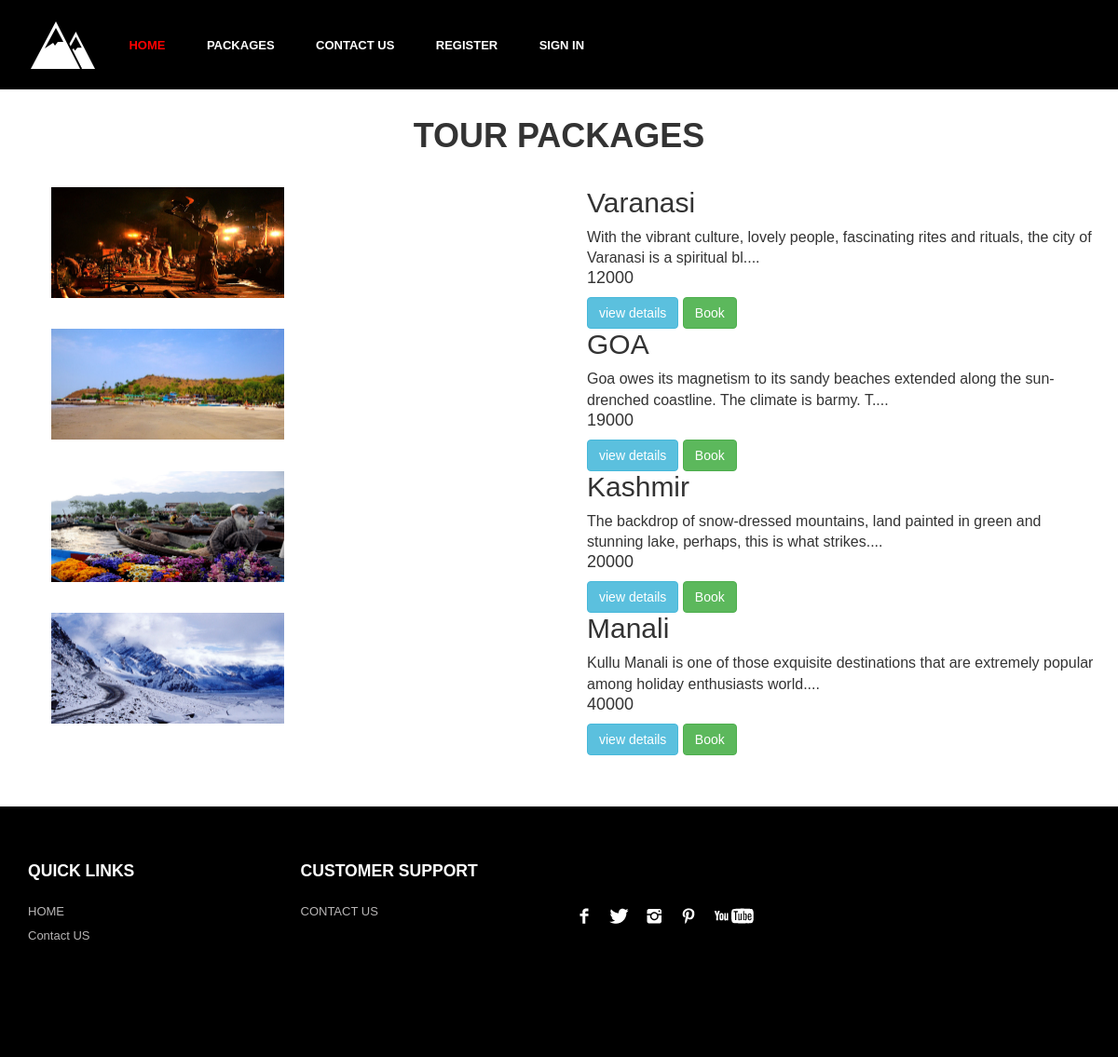
Page /packages/ on the committed database.
### myapp/models.py (models this page shows, shortened)
class Package(models.Model):
    title = models.CharField(max_length=100, null=True)
    description = models.TextField( null=True)
    image = models.ImageField(upload_to='package_image',null=True)
    price = models.IntegerField(null=True)
    summary = models.TextField(blank=True, null=True)

### myapp/views.py (the view)
# urls.py: path('packages/', packages, name='packages'),
def packages(request):
    packages = Package.objects.all()
    context = {'packages':packages}
    return render(request, 'package.html', context)

### myapp/templates/package.html (shortened to what this page needs)
<!DOCTYPE HTML>
<html>
<head>
	{% load static %}
	<link rel="stylesheet" href="https://maxcdn.bootstrapcdn.com/bootstrap/3.4.0/css/bootstrap.min.css">
<link href="{% static 'css/bootstrap.css' %}" rel='stylesheet' type='text/css' />
<link href="{% static 'css/style.css' %}" rel='stylesheet' type='text/css' />
<link href="{% static 'css/style1.css' %}" rel='stylesheet' type='text/css' />
<link rel="stylesheet" href="https://use.fontawesome.com/releases/v5.7.0/css/all.css">
<link rel="stylesheet" href="{% static 'css/fwslider.css' %}" media="all">
</head>
<body>
	{% include '!navbar.html'  %}
<section id="table" style="padding:30px">
<h1 style="text-align:center"> <b>TOUR PACKAGES</b></h1>
<div class="container" style="padding:25px">
    <div class="row ">
         {% for package in packages %}
        <div class="col-md-6 mb-5">
            <img src="{{package.image.url}}" alt="" style="width:250px; height:auto;">
        </div>
        <div class="col-md-6">
            <h2>{{ package.title }}</h2>
            <p>{{ package.description|slice:":110" }}....</p>
            <h4> {{ package.price }}</h4>
            <a class="btn btn-info" href="{% url 'package_details' package.id %}">view details</a>
            {% if request.user.is_authenticated %}
            <a class="btn button-w3layouts btn btn-success" href="{% url 'payment' %}">Book</a>
            {% else %}
             <a class="btn button-w3layouts btn btn-success" href="{% url 'login' %}">Book</a>
            {% endif %}
        </div>
        {% endfor %}
    </div>
</div>
</section>
        {% include '!footer.html'  %}
</body>
</html>

### myapp/static/css/style.css (style rules this page uses)
h4, h5, h6, h1, h2, h3 { margin-top: 0; }
p { margin: 0; }
html, body { font-family: 'Open Sans', sans-serif; background:#fff; font-size: 100%; }
body a { transition: 0.5s all; -webkit-transition: 0.5s all; -moz-transition: 0.5s all; -o-transition: 0.5s all; }

### myapp/static/css/style1.css (style rules this page uses)
body { font-family: Arial, Helvetica, sans-serif; }

### rows in the picture
Package: image (picture), title "Varanasi", description "With the vibrant culture, lovely people, fascinating rites and rituals, the city of Varanasi is a spiritual bl", price "12000"
Package: image (picture), title "GOA", description "Goa owes its magnetism to its sandy beaches extended along the sun-drenched coastline. The climate is barmy. T", price "19000"
Package: image (picture), title "Kashmir", description "The backdrop of snow-dressed mountains, land painted in green and stunning lake, perhaps, this is what strikes", price "20000"
Package: image (picture), title "Manali", description "Kullu Manali is one of those exquisite destinations that are extremely popular among holiday enthusiasts world", price "40000"
